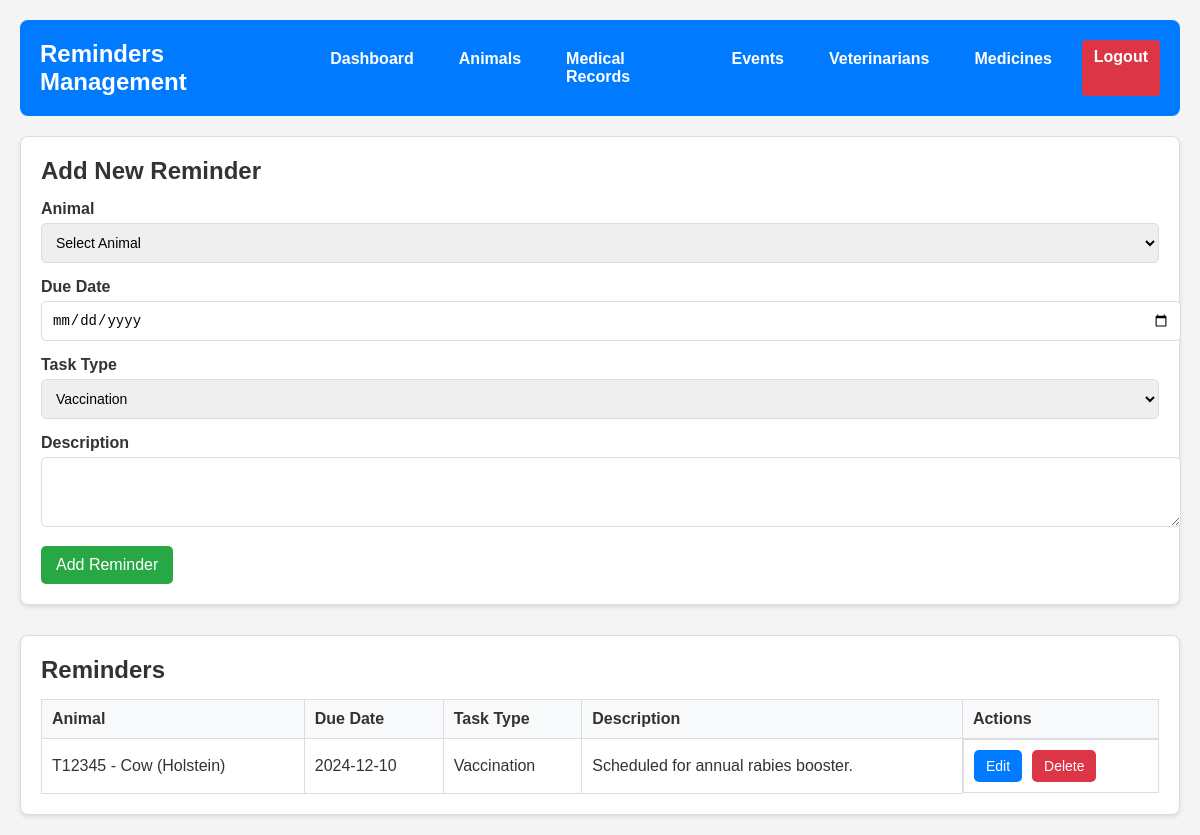
/reminders.php (signed in), run on the app's committed database.
### tables this page shows
CREATE TABLE `reminders` (
  `reminder_id` int(11) NOT NULL,
  `animal_id` int(11) NOT NULL,
  `due_date` date NOT NULL,
  `task_type` enum('Vaccination','Check-up','Deworming') NOT NULL,
  `description` text DEFAULT NULL
);

CREATE TABLE `animals` (
  `animal_id` int(11) NOT NULL,
  `tag_number` varchar(50) NOT NULL,
  `species` varchar(100) NOT NULL,
  `breed` varchar(100) DEFAULT NULL,
  `dob` date DEFAULT NULL,
  `gender` enum('Male','Female') NOT NULL,
  `farm_id` int(11) NOT NULL
);

### reminders.php (the view, shortened to what this page needs)
<?php
require 'db.php';
$farm_id = $_SESSION['farm_id'];
$query = "SELECT r.*, a.tag_number, a.species, a.breed
          FROM reminders r
          JOIN animals a ON r.animal_id = a.animal_id
          WHERE a.farm_id = ?
          ORDER BY r.due_date ASC";
$stmt = $conn->prepare($query);
$stmt->bind_param("i", $farm_id);
$stmt->execute();
$reminders = $stmt->get_result()->fetch_all(MYSQLI_ASSOC);
?>
<!DOCTYPE html>
<html lang="en">
<head>
    <link rel="stylesheet" href="reminders.css">
</head>
<body>
    <div class="dashboard-container">
        <header>
            <h1>Reminders Management</h1>
            <nav>
                <a href="dashboard.php">Dashboard</a>
                <a href="animals.php">Animals</a>
                <a href="medical_records.php">Medical Records</a>
                <a href="events.php">Events</a>
                <a href="veterinarians.php">Veterinarians</a>
                <a href="medicines.php">Medicines</a>
                <a href="logout.php" class="logout-btn">Logout</a>
            </nav>
        </header>
        <section class="reminder-form">
            <h2>Add New Reminder</h2>
            <form method="POST">
                <div class="form-group">
                    <label for="animal_id">Animal</label>
                    <select id="animal_id" name="animal_id" required>
                        <option value="">Select Animal</option>
                    </select>
                </div>
                <div class="form-group">
                    <label for="due_date">Due Date</label>
                    <input type="date" id="due_date" name="due_date" required>
                </div>
                <div class="form-group">
                    <label for="task_type">Task Type</label>
                    <select id="task_type" name="task_type" required>
                        <option value="Vaccination">Vaccination</option>
                    </select>
                </div>
                <div class="form-group">
                    <label for="description">Description</label>
                    <textarea id="description" name="description" required rows="3"></textarea>
                </div>
                <button type="submit" name="submit" class="submit-btn">Add Reminder</button>
            </form>
        </section>
        <section class="reminders-list">
            <h2>Reminders</h2>
            <table>
                <thead>
                    <tr>
                        <th>Animal</th>
                        <th>Due Date</th>
                        <th>Task Type</th>
                        <th>Description</th>
                        <th>Actions</th>
                    </tr>
                </thead>
                <tbody>
                    <?php foreach ($reminders as $reminder): ?>
                        <tr>
                            <td><?php echo htmlspecialchars($reminder['tag_number'] . ' - ' . $reminder['species'] . ' (' . $reminder['breed'] . ')'); ?></td>
                            <td><?php echo htmlspecialchars($reminder['due_date']); ?></td>
                            <td><?php echo htmlspecialchars($reminder['task_type']); ?></td>
                            <td><?php echo htmlspecialchars($reminder['description']); ?></td>
                            <td class="actions">
                                <button onclick="editReminder(<?php echo htmlspecialchars(json_encode($reminder)); ?>)"
                                        class="edit-btn">Edit</button>
                                <form method="POST" style="display: inline;">
                                    <button type="submit" name="delete" class="delete-btn"
                                            onclick="return confirm('Are you sure you want to delete this reminder?')">
                                        Delete
                                    </button>
                                </form>
                            </td>
                        </tr>
                    <?php endforeach; ?>
                </tbody>
            </table>
        </section>
    </div>
</body>
</html>

### reminders.css (style rules this page uses)
body { font-family: Arial, sans-serif; margin: 0; padding: 0; background-color: #f4f4f4; color: #333; }
.dashboard-container { max-width: 1200px; margin: 0 auto; padding: 20px; }
header { background-color: #007bff; color: #fff; padding: 20px; border-radius: 8px; display: flex; justify-content: space-between; align-items: center; margin-bottom: 20px; }
header h1 { margin: 0; font-size: 24px; }
header nav { display: flex; gap: 15px; }
header nav a { color: #fff; text-decoration: none; font-weight: bold; padding: 10px 15px; border-radius: 4px; transition: background-color 0.3s; }
.logout-btn { background-color: #dc3545; padding: 8px 12px; border-radius: 4px; font-weight: bold; }
.reminder-form { background-color: #fff; border: 1px solid #ddd; border-radius: 8px; padding: 20px; margin-bottom: 30px; box-shadow: 0 2px 4px rgba(0, 0, 0, 0.1); }
.reminder-form h2 { margin-top: 0; margin-bottom: 15px; }
.reminder-form .form-group { margin-bottom: 15px; }
.reminder-form label { display: block; margin-bottom: 5px; font-weight: bold; }
.reminder-form input[type="text"], .reminder-form input[type="date"], .reminder-form textarea, .reminder-form select { width: 100%; padding: 10px; border: 1px solid #ddd; border-radius: 5px; font-size: 14px; }
.reminder-form textarea { resize: vertical; }
.reminder-form .submit-btn { background-color: #28a745; color: #fff; padding: 10px 15px; border: none; border-radius: 5px; font-size: 16px; cursor: pointer; transition: background-color 0.3s; }
.reminders-list { background-color: #fff; border: 1px solid #ddd; border-radius: 8px; padding: 20px; box-shadow: 0 2px 4px rgba(0, 0, 0, 0.1); }
.reminders-list h2 { margin-top: 0; margin-bottom: 15px; }
.reminders-list table { width: 100%; border-collapse: collapse; margin-top: 15px; }
.reminders-list table th, .reminders-list table td { text-align: left; padding: 10px; border: 1px solid #ddd; }
.reminders-list table th { background-color: #f8f9fa; font-weight: bold; }
.reminders-list table td.actions { display: flex; gap: 10px; }
.reminders-list table td.actions button { border: none; padding: 8px 12px; border-radius: 5px; font-size: 14px; cursor: pointer; transition: background-color 0.3s; }
.edit-btn { background-color: #007bff; color: #fff; }
.delete-btn { background-color: #dc3545; color: #fff; }

### data on the page
reminders: animal.breed "T12345 - Cow (Holstein)", due_date "2024-12-10", task_type "Vaccination", description "Scheduled for annual rabies booster."
